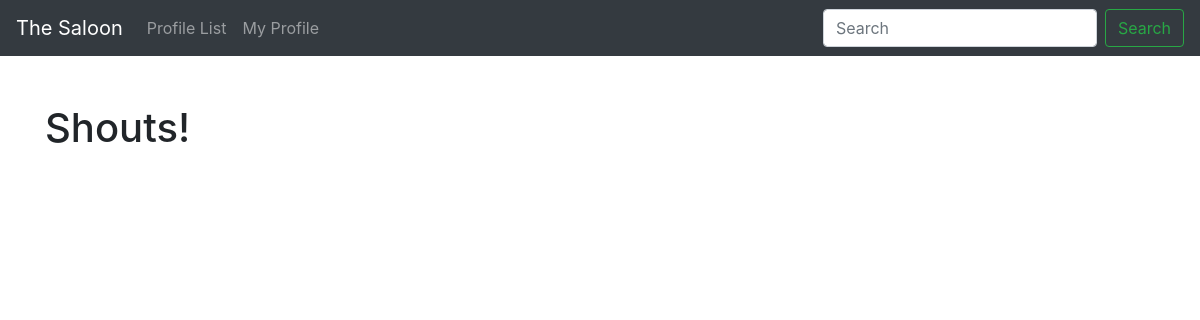
The app's page / (signed in), older data.
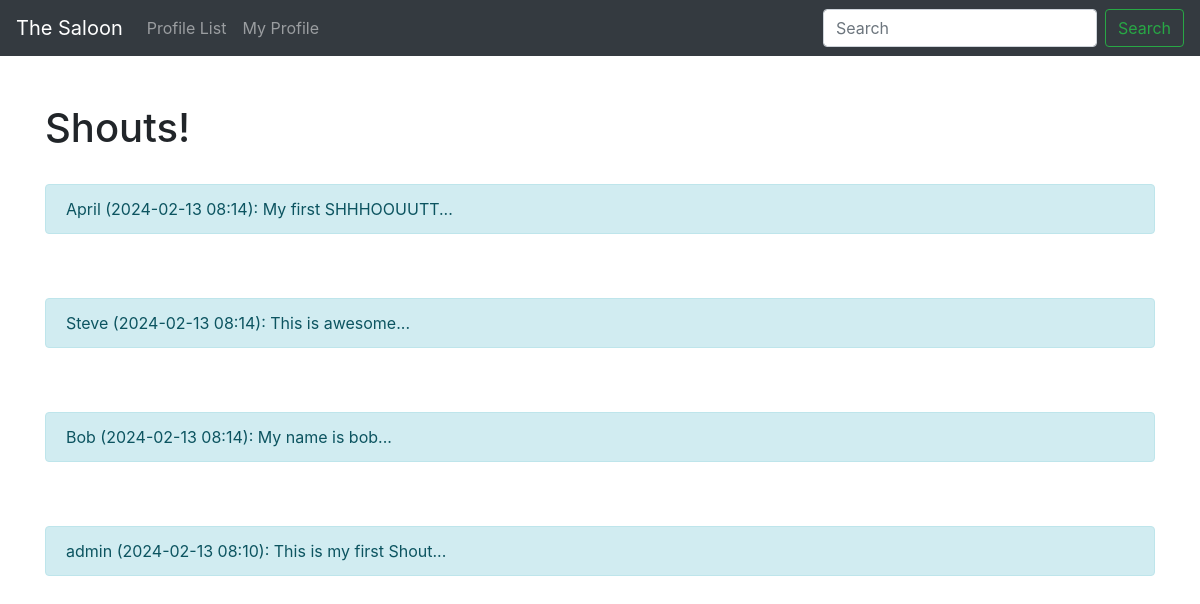
The same page, newer data.
### the_saloon/models.py (models this page shows)
class Shout(models.Model):
    user = models.ForeignKey(
        User, related_name="shouts",
        on_delete=models.DO_NOTHING
        )
    body = models.CharField(max_length=200)
    created_at = models.DateTimeField(auto_now_add=True)
    def __str__(self):
        return(
            f"{self.user} "
            f"({self.created_at:%Y-%m-%d %H:%M}): "
            f"{self.body}..."
            )

### the_saloon/views.py (the view)
# urls.py: path('', views.home, name="home"),
def home(request):
    if request.user.is_authenticated:
        shouts = Shout.objects.all().order_by("-created_at")
        return render(request, 'home.html', {"shouts":shouts})

### the_saloon/templates/home.html
{% extends 'base.html' %}
{% block content %}
    <h1>Shouts!</h1>
<br/>
    {% for shout in shouts %}
        <div class="alert alert-info" role="alert">
            {{ shout }}
        </div><br/></br/>
    {% endfor %}
{% endblock %}

Row changes from the older to the newer data that the page shows:
added Shout: user+created_at+body "April (2024-02-13 08:14): My first SHHHOOUUTT..."
added Shout: user+created_at+body "Steve (2024-02-13 08:14): This is awesome..."
added Shout: user+created_at+body "Bob (2024-02-13 08:14): My name is bob..."
added Shout: user+created_at+body "admin (2024-02-13 08:10): This is my first Shout..."
